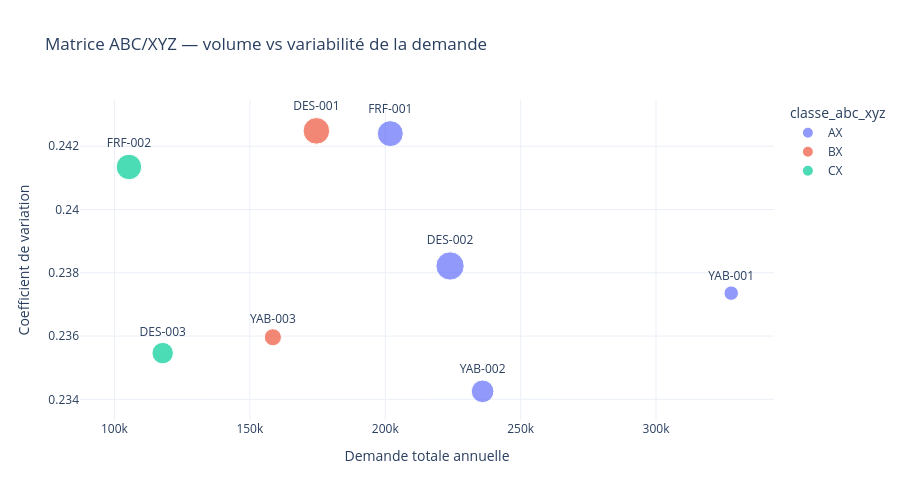

Notebook source saved alongside this figure:
### Code cell
fig = px.scatter(df_sku, x='demande_totale', y='cv_demande', color='classe_abc_xyz',
                  size='taux_perte_pct', hover_name='produit', text='sku',
                  title="Matrice ABC/XYZ — volume vs variabilité de la demande",
                  labels={'demande_totale': 'Demande totale annuelle', 'cv_demande': 'Coefficient de variation'},
                  template="plotly_white")
fig.update_traces(textposition='top center')
fig.update_layout(height=500)
fig.show()

### Figure 1 — Plotly figure (JSON) as saved in the notebook; plotly's stock layout.template omitted (floating-point values rounded to 4 significant figures)
{"data": [{"hovertemplate": "<b>%{hovertext}</b><br><br>classe_abc_xyz=AX<br>Demande totale annuelle=%{x}<br>Coefficient de variation=%{y}<br>taux_perte_pct=%{marker.size}<br>sku=%{text}<extra></extra>", "hovertext": ["Yaourt à boire nature 1L", "Yaourt à boire fraise 1L", "Crème dessert chocolat pack x4", "Fromage frais nature 500g"], "legendgroup": "AX", "marker": {"color": "#636efa", "size": [0.43, 1.05, 1.64, 1.38], "sizemode": "area", "sizeref": 0.0041, "symbol": "circle"}, "mode": "markers+text", "name": "AX", "orientation": "v", "showlegend": true, "text": ["YAB-001", "YAB-002", "DES-002", "FRF-001"], "textposition": "top center", "type": "scatter", "x": [327755, 235955, 223934, 201864], "xaxis": "x", "y": [0.2374, 0.2343, 0.2382, 0.2424], "yaxis": "y"}, {"hovertemplate": "<b>%{hovertext}</b><br><br>classe_abc_xyz=BX<br>Demande totale annuelle=%{x}<br>Coefficient de variation=%{y}<br>taux_perte_pct=%{marker.size}<br>sku=%{text}<extra></extra>", "hovertext": ["Crème dessert vanille pack x4", "Yaourt à boire pêche 1L"], "legendgroup": "BX", "marker": {"color": "#EF553B", "size": [1.45, 0.6], "sizemode": "area", "sizeref": 0.0041, "symbol": "circle"}, "mode": "markers+text", "name": "BX", "orientation": "v", "showlegend": true, "text": ["DES-001", "YAB-003"], "textposition": "top center", "type": "scatter", "x": [174574, 158515], "xaxis": "x", "y": [0.2425, 0.236], "yaxis": "y"}, {"hovertemplate": "<b>%{hovertext}</b><br><br>classe_abc_xyz=CX<br>Demande totale annuelle=%{x}<br>Coefficient de variation=%{y}<br>taux_perte_pct=%{marker.size}<br>sku=%{text}<extra></extra>", "hovertext": ["Flan caramel pack x4", "Fromage frais ail & fines herbes"], "legendgroup": "CX", "marker": {"color": "#00cc96", "size": [0.94, 1.33], "sizemode": "area", "sizeref": 0.0041, "symbol": "circle"}, "mode": "markers+text", "name": "CX", "orientation": "v", "showlegend": true, "text": ["DES-003", "FRF-002"], "textposition": "top center", "type": "scatter", "x": [117818, 105357], "xaxis": "x", "y": [0.2355, 0.2413], "yaxis": "y"}], "layout": {"height": 500, "legend": {"itemsizing": "constant", "title": {"text": "classe_abc_xyz"}, "tracegroupgap": 0}, "title": {"text": "Matrice ABC/XYZ — volume vs variabilité de la demande"}, "xaxis": {"anchor": "y", "domain": [0.0, 1.0], "title": {"text": "Demande totale annuelle"}}, "yaxis": {"anchor": "x", "domain": [0.0, 1.0], "title": {"text": "Coefficient de variation"}}}}
